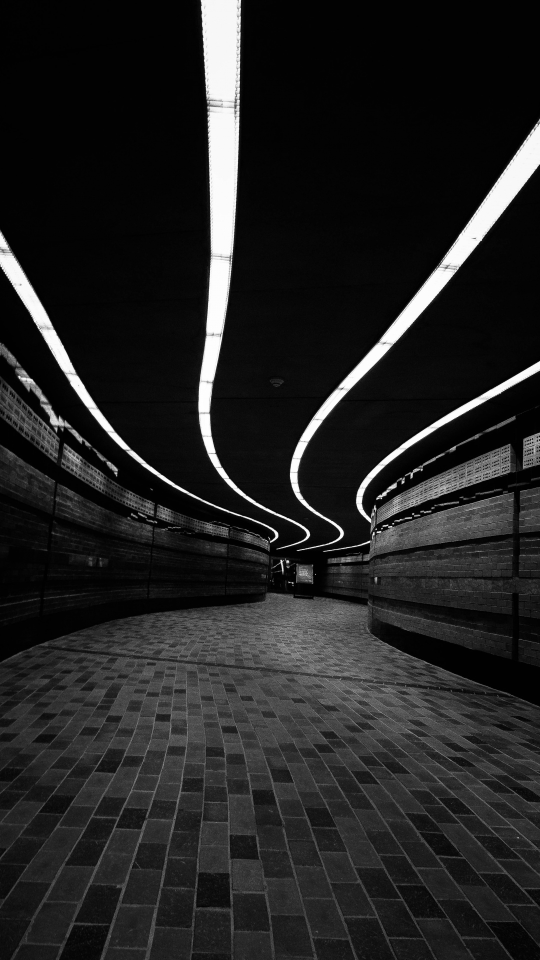
//> input picture lab2/samples/pic1.jpg, 1080 x 1920 px (shown at 1/2 size); its folder holds only this picture in this run
$ ./main   (built with g++ and OpenCV 4)
//> lines starting //> are read from the running program, lines starting //| are printed output that depends on the picture; after the words box and inside, x2 and y2 are one past the last pixel; in counts of white or black regions, pixels touching at a corner belong together
// lab2_full.cpp — Pointwise ops + Linear Contrast + Equalization (RGB & HSV/HLS) + nice histograms
#include <opencv2/opencv.hpp>
#include <filesystem>
#include <algorithm>
#include <vector>
#include <string>
#include <cmath>
#include <iostream>

namespace fs = std::filesystem;
using namespace cv;
using std::string;
using std::vector;

enum class Mode {
    ORIGINAL = 0,
    LC_HSV_V,
    LC_RGB,
    EQ_GRAY,
    EQ_RGB,
    EQ_HSV_V,
    EQ_HLS_L,
    NEGATIVE,
    ADD_BIAS,
    MULTIPLY_ALPHA,
    GAMMA,
    LOGARITHM
};

struct UIState {
    int mode = static_cast<int>(Mode::ORIGINAL);

    int use_clip  = 1;
    int clip_x10  = 10;  // 0..200 → 0..20.0 (%)

    // поэлементные
    int bias_shifted = 128;    // 0..256 -> bias = raw-128
    int alpha_x100   = 100;    // 10..300 -> 0.10..3.00
    int gamma_x100   = 100;    // 10..300 -> 0.10..3.00
    int log_c_x100   = 100;    // 1..500  -> 0.01..5.00

    // прочее
    int show_hist    = 1;
};

static bool endsWithAny(const string& s, std::initializer_list<string> exts){
    string low=s; std::transform(low.begin(),low.end(),low.begin(),::tolower);
    for (auto& e: exts) if (low.size()>=e.size() && low.rfind(e)==low.size()-e.size()) return true;
    return false;
}
static vector<string> collectImages(const string& arg){
//> called with arg = "samples"
    vector<string> files; if (arg.empty()) return files;
    fs::path p(arg); if (!fs::exists(p)) return files;
    if (fs::is_directory(p)){
        for (auto& de: fs::directory_iterator(p)){
            if (!de.is_regular_file()) continue;
            string f=de.path().string();
            if (endsWithAny(f,{".jpg",".jpeg",".png",".bmp",".tif",".tiff"})) files.push_back(f);
        }
        std::sort(files.begin(), files.end());
    } else if (endsWithAny(arg,{".jpg",".jpeg",".png",".bmp",".tif",".tiff"})) {
        files.push_back(arg);
    }
    return files;
}
static void ensureDir(const fs::path& p){ if(!fs::exists(p)) fs::create_directories(p); }

static void drawAxes(Mat& img, int left, int right, int bottom, int top){
    line(img, Point(left, bottom), Point(right, bottom), Scalar(150,150,150), 1, LINE_AA);
    line(img, Point(left, bottom), Point(left,  top),    Scalar(150,150,150), 1, LINE_AA);
    for (int x=0; x<=256; x+=64){
        int px = left + (int)std::round(x*(right-left)/256.0);
        line(img, Point(px, bottom), Point(px, top), Scalar(60,60,60), 1, LINE_AA);
    }
    for (int i=1;i<=4;i++){
        int py = bottom - (int)std::round(i*(bottom-top)/4.0);
        line(img, Point(left, py), Point(right, py), Scalar(60,60,60), 1, LINE_AA);
    }
}

// [30 lines left out: function drawHistGrayNice, not called in this run]

static Mat drawHistBGRNice(const Mat& bgr, int W=640, int H=360){
    CV_Assert(bgr.type()==CV_8UC3);
    vector<int> hb(256,0), hg(256,0), hr(256,0);
    for(int y=0;y<bgr.rows;++y){
        const Vec3b* r=bgr.ptr<Vec3b>(y);
        for(int x=0;x<bgr.cols;++x){
            hb[r[x][0]]++; hg[r[x][1]]++; hr[r[x][2]]++;
        }
    }
    int maxv=std::max({*std::max_element(hb.begin(),hb.end()),
                       *std::max_element(hg.begin(),hg.end()),
                       *std::max_element(hr.begin(),hr.end())});
    if(maxv<=0) maxv=1;

    Mat img(H,W,CV_8UC3,Scalar(30,30,30));
    int left=50, right=W-20, bottom=H-40, top=30;
    drawAxes(img,left,right,bottom,top);

    auto plot=[&](const vector<int>& h, Scalar col){
        Point prev(left,bottom);
        for(int i=0;i<256;++i){
            double y=h[i]/(double)maxv;
            int px = left + (int)std::round(i*(right-left)/256.0);
            int py = bottom - (int)std::round(y*(bottom-top));
            Point cur(px,py);
            if (i>0) line(img, prev, cur, col, 2, LINE_AA);
            prev=cur;
        }
    };
    plot(hb, Scalar(255,140,140)); // B
    plot(hg, Scalar(140,255,140)); // G
    plot(hr, Scalar(140,140,255)); // R
    putText(img, "BGR histograms", Point(left, top-8), FONT_HERSHEY_SIMPLEX, 0.6, Scalar(230,230,230), 2, LINE_AA);
    return img;
}

// [57 lines left out: functions stretchGray_inplace, linearContrastHSV_V, linearContrastRGB, equalizeGrayBGR, equalizeRGB, equalizeHSV_V and 1 more, not called in this run]

static Mat opNegative(const Mat& src){ Mat out; bitwise_not(src,out); return out; }
static Mat opAddBias(const Mat& src, int bias){ Mat out; src.convertTo(out, CV_8U, 1.0, bias); return out; }
static Mat opMulAlpha(const Mat& src, double a){ Mat out; src.convertTo(out, CV_8U, a, 0.0); return out; }
// [18 lines left out: functions opGamma, opLog, not called in this run]

static Mat applyMode(const Mat& inputBGR, const UIState& st){
    double clipPercent = (st.use_clip? std::clamp(st.clip_x10,0,200)/10.0 : 0.0);

    switch ((Mode)st.mode){
        case Mode::ORIGINAL:   return inputBGR;
        case Mode::LC_HSV_V:   return linearContrastHSV_V(inputBGR, clipPercent);
        case Mode::LC_RGB:     return linearContrastRGB(inputBGR, clipPercent);
        case Mode::EQ_GRAY:    return equalizeGrayBGR(inputBGR);
        case Mode::EQ_RGB:     return equalizeRGB(inputBGR);
        case Mode::EQ_HSV_V:   return equalizeHSV_V(inputBGR);
        case Mode::EQ_HLS_L:   return equalizeHLS_L(inputBGR);
        case Mode::NEGATIVE:   return opNegative(inputBGR);
        case Mode::ADD_BIAS:   return opAddBias(inputBGR, st.bias_shifted - 128);
        case Mode::MULTIPLY_ALPHA:
            return opMulAlpha(inputBGR, std::clamp(st.alpha_x100,10,300)/100.0);
        case Mode::GAMMA:
            return opGamma(inputBGR,  std::clamp(st.gamma_x100,10,300)/100.0);
        case Mode::LOGARITHM:
            return opLog(inputBGR,    std::clamp(st.log_c_x100,1,500)/100.0);
    }
    return inputBGR;
}

static string modeName(Mode m){
    switch(m){
        case Mode::ORIGINAL:  return "Original";
        case Mode::LC_HSV_V:  return "Linear Contrast (HSV-V)";
        case Mode::LC_RGB:    return "Linear Contrast (RGB per-channel)";
        case Mode::EQ_GRAY:   return "Equalize (Gray)";
        case Mode::EQ_RGB:    return "Equalize (RGB)";
        case Mode::EQ_HSV_V:  return "Equalize (HSV-V)";
        case Mode::EQ_HLS_L:  return "Equalize (HLS-L)";
        case Mode::NEGATIVE:  return "Negative";
        case Mode::ADD_BIAS:  return "Add/Sub (bias)";
        case Mode::MULTIPLY_ALPHA: return "Multiply alpha";
        case Mode::GAMMA:     return "Gamma";
        case Mode::LOGARITHM: return "Log";
    } return "?";
}

int main(int argc, char** argv){
    string arg = (argc>1)? argv[1] : "";
    auto files = collectImages(arg.empty()? "samples" : arg);
    if (files.empty()){
        std::cerr << "Нет изображений. Передай путь к файлу/папке (jpg/png/bmp).\n";
        return 1;
    }

    UIState st;
    const string WIN = "Lab2: Point Ops + Linear Contrast + Equalization";
    namedWindow(WIN, WINDOW_NORMAL); resizeWindow(WIN, 1220, 760);

    createTrackbar("Mode (0..11)", WIN, &st.mode, 11);

    // линейный контраст
    createTrackbar("LC: use clip% (0/1)", WIN, &st.use_clip, 1);
    createTrackbar("LC: clip% x10 (0..200)", WIN, &st.clip_x10, 200);

    // поэлементные
    createTrackbar("Bias [-128..128]", WIN, &st.bias_shifted, 256);
    setTrackbarPos("Bias [-128..128]", WIN, st.bias_shifted);
    createTrackbar("Alpha x100 [10..300]", WIN, &st.alpha_x100, 300);
    createTrackbar("Gamma x100 [10..300]", WIN, &st.gamma_x100, 300);
    createTrackbar("Log C x100 [1..500]", WIN, &st.log_c_x100, 500);

    createTrackbar("Show histogram (0/1)", WIN, &st.show_hist, 1);

    int idx=0; fs::path outDir="output"; ensureDir(outDir);

    for(;;){
        Mat src = imread(files[idx], IMREAD_COLOR);
//> src is the input picture: 1920 rows x 1080 cols, CV_8UC3; min 0, max 255, mean 34.5
        if (src.empty()){ std::cerr<<"Не открыть: "<<files[idx]<<"\n"; break; }

        Mat res = applyMode(src, st);
//> in applyMode, `double clipPercent = (st.use_clip? std::clamp(st.clip_x10,0,200)/10.0 ..`: clipPercent = 1

        Mat vis; hconcat(src, res, vis);
//> after `hconcat(src, res, vis)`:
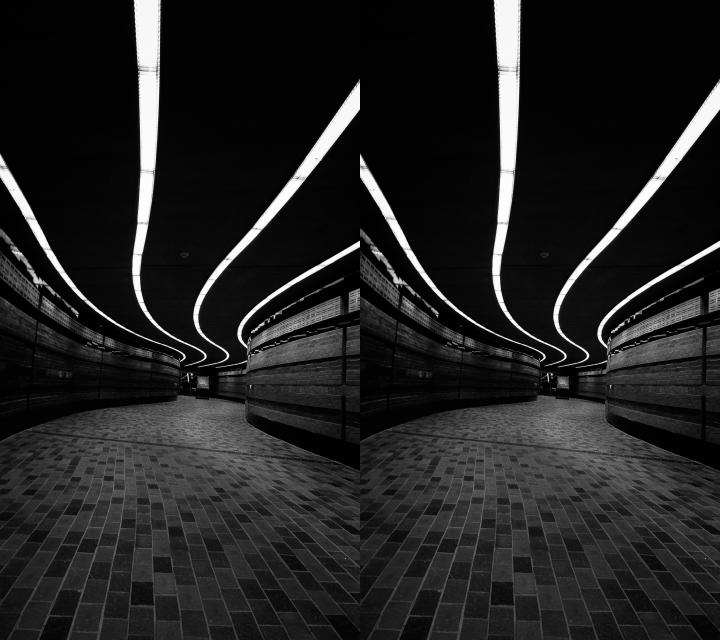
//> vis: 1920 rows x 2160 cols, CV_8UC3 (shown at 1/3 size); min 0, max 255, mean 34.5
        string status = "Image: " + fs::path(files[idx]).filename().string()
                      + " | Mode: " + modeName((Mode)st.mode)
                      + " | Keys: TAB-next, H-hist, S-save, \u2190/\u2192 switch, ESC-exit";
        imshow(WIN, vis); displayStatusBar(WIN, status, 0);

        if (st.show_hist){
            Mat hist = drawHistBGRNice(res);
//> after the loop in drawHistBGRNice, `for(int y=0;y<bgr.rows;++y)`: hb = 256 values, max 336248 at index 2, min 143 at index 188, mean 8100; hg has the same summary as hb; hr has the same summary as hb
//> in drawHistBGRNice, `int maxv=std::max({*std::max_element(hb.begin(),hb.end()), *std::max_e..`: maxv = 336248
//> in drawAxes, `line(img, Point(left, bottom), Point(right, bottom), Scalar(150,150,15..`:
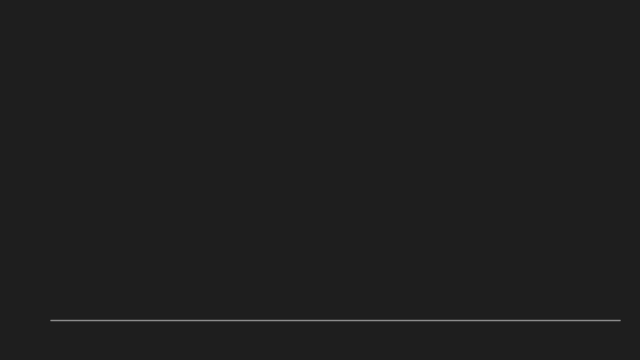
//> img: 360 rows x 640 cols, CV_8UC3; min 30, max 139, mean 30.4
//> in drawAxes, `line(img, Point(left, bottom), Point(left,  top),    Scalar(150,150,15..`:
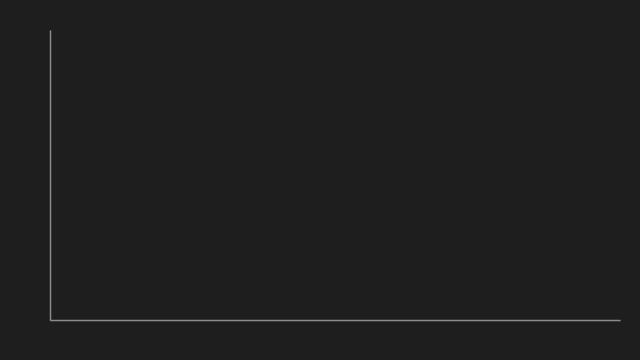
//> img: 360 rows x 640 cols, CV_8UC3; 0.38% of pixels changed, all inside (x1, y1, x2, y2) = (49, 30, 52, 321)
//> after the loop in drawAxes, `for (int x=0; x<=256; x+=64)`:
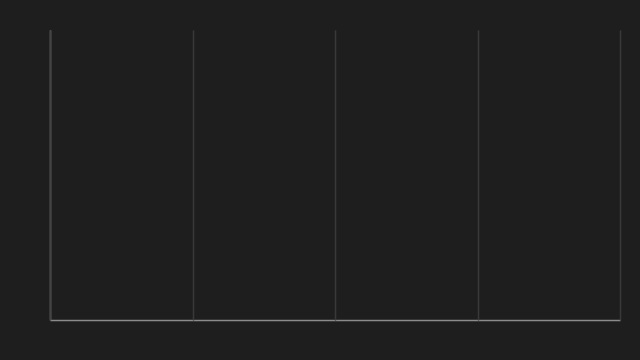
//> img: 360 rows x 640 cols, CV_8UC3; 1.77% of pixels changed, all inside (x1, y1, x2, y2) = (49, 30, 622, 321)
//> after the loop in drawAxes, `for (int i=1;i<=4;i++)`: img: 360 rows x 640 cols, CV_8UC3; 2.96% of pixels changed, all inside (x1, y1, x2, y2) = (50, 29, 621, 249)
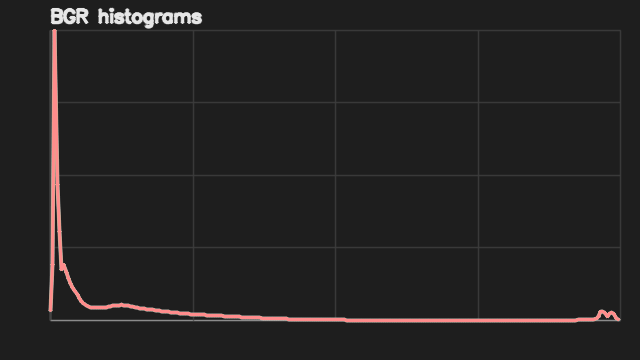
//> hist: 360 rows x 640 cols, CV_8UC3; mean B, G, R 34.2, 34.3, 35.9
            imshow("Histogram (result)", hist);
        } else {
            destroyWindow("Histogram (result)");
        }

        int key = waitKey(30);
//> the 'q' key is pressed
        if (key==27 || key=='q' || key=='Q') break;
        if (key=='\t'){ st.mode = (st.mode+1)%12; }
        if (key=='h' || key=='H'){ st.show_hist = !st.show_hist; }
        if (key=='s' || key=='S'){
            fs::path p = outDir/(fs::path(files[idx]).stem().string()+"_"+modeName((Mode)st.mode)+".png");
            imwrite(p.string(), res);
            std::cout<<"Saved: "<<p<<"\n";
        }
        if (key==81 || key=='a'){ idx = (idx - 1 + (int)files.size()) % (int)files.size(); }
        if (key==83 || key=='d'){ idx = (idx + 1) % (int)files.size(); }
    }
    destroyAllWindows();
    return 0;
}

$ run again, on lab2/samples/pic5.jpg
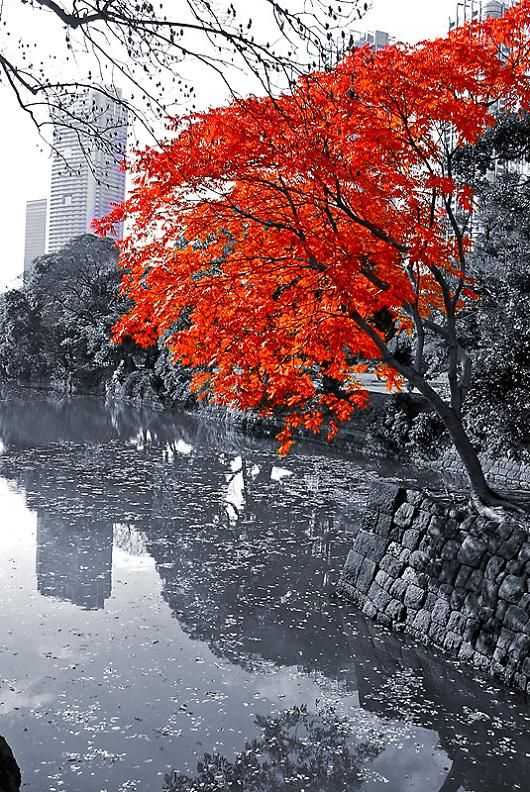
//> input picture lab2/samples/pic5.jpg, 530 x 792 px
//> src is the input picture: 792 rows x 530 cols, CV_8UC3; mean B, G, R 110.3, 106.3, 130
//> clipPercent = 1
//> `hconcat(src, res, vis)`:
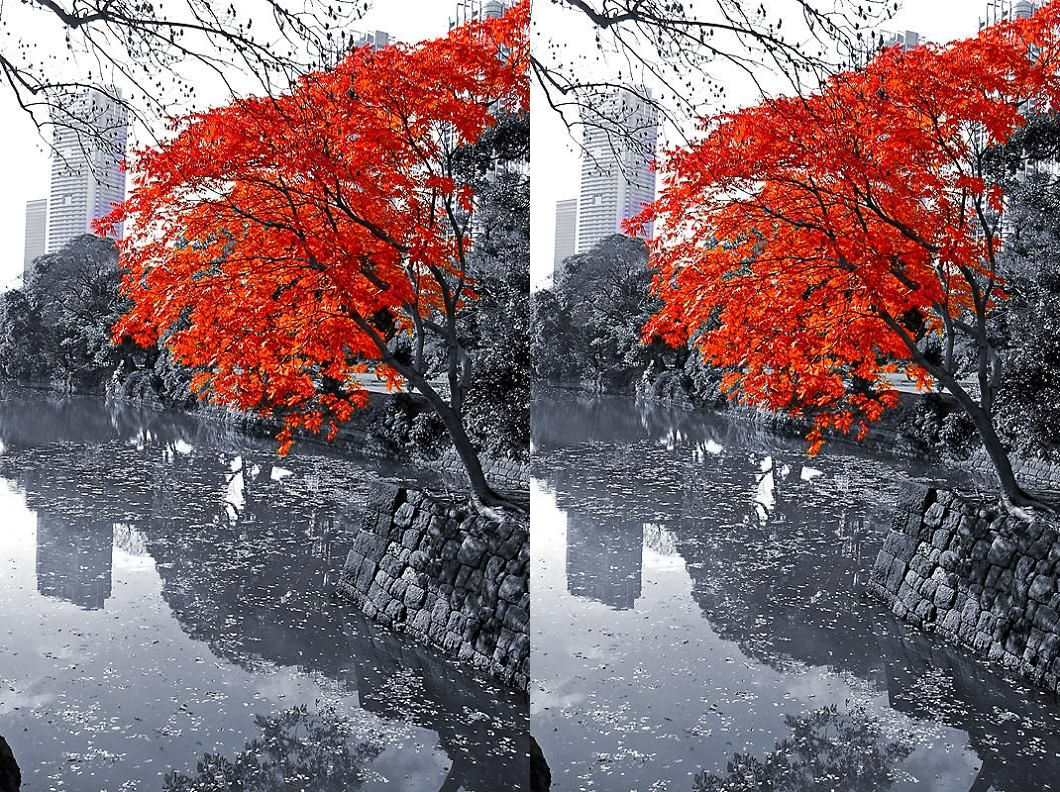
//> vis: 792 rows x 1060 cols, CV_8UC3; mean B, G, R 110.3, 106.3, 130
//> after the loop in drawHistBGRNice, `for(int y=0;y<bgr.rows;++y)`: hb = 256 values, max 24168 at index 255, min 503 at index 225, mean 1639.7; hg = 256 values, max 21209 at index 255, min 465 at index 224, mean 1639.7; hr = 256 values, max 25395 at index 255, min 737 at index 1, mean 1639.7
//> maxv = 25395
//> `Mat hist = drawHistBGRNice(res);`:
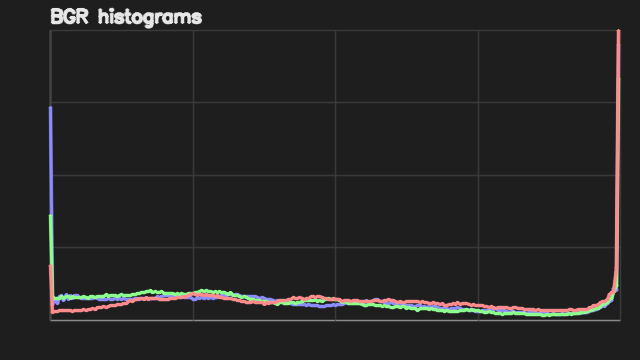
//> hist: 360 rows x 640 cols, CV_8UC3; mean B, G, R 36.1, 36.5, 37

$ run again, on lab2/samples/pic2.jpg
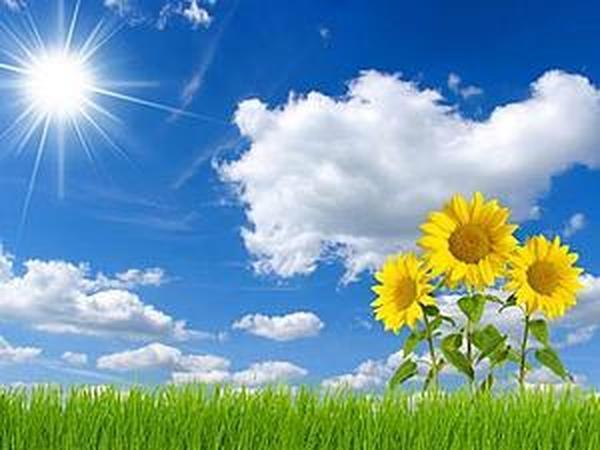
//> input picture lab2/samples/pic2.jpg, 600 x 450 px
//> src is the input picture: 450 rows x 600 cols, CV_8UC3; mean B, G, R 167.7, 155.5, 115.1
//> clipPercent = 1
//> `hconcat(src, res, vis)`:
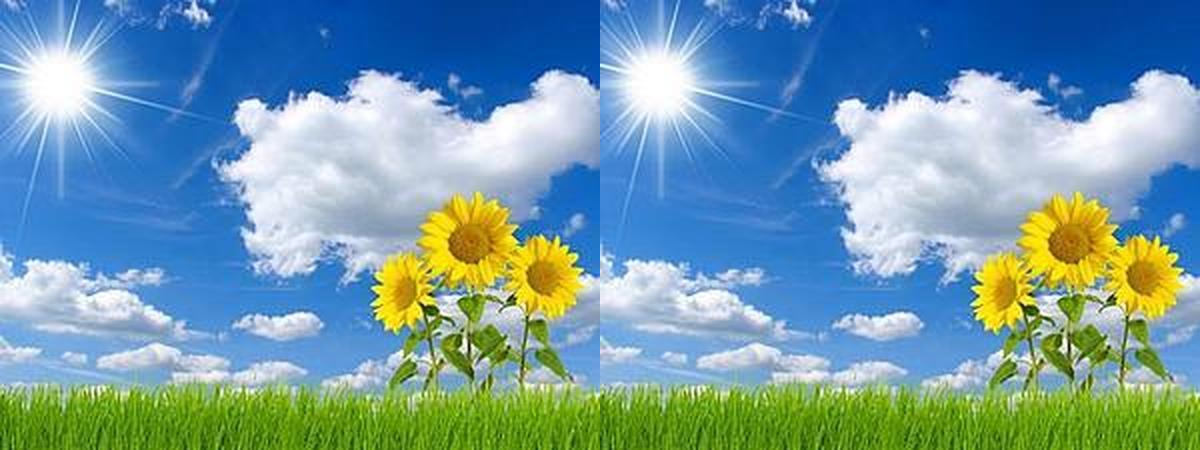
//> vis: 450 rows x 1200 cols, CV_8UC3; mean B, G, R 167.7, 155.5, 115.1
//> after the loop in drawHistBGRNice, `for(int y=0;y<bgr.rows;++y)`: hb = 256 values, max 5938 at index 255, min 126 at index 99, mean 1054.7; hg = 256 values, max 3042 at index 132, min 0 at index 0, mean 1054.7; hr = 256 values, max 5601 at index 0, min 574 at index 247, mean 1054.7
//> maxv = 5938
//> `Mat hist = drawHistBGRNice(res);`:
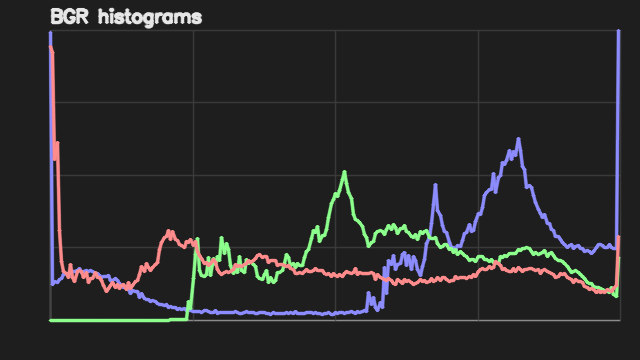
//> hist: 360 rows x 640 cols, CV_8UC3; mean B, G, R 40.8, 40, 40.2

$ run again, on lab2/samples/pic3.jpg
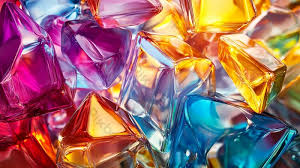
//> input picture lab2/samples/pic3.jpg, 300 x 168 px
//> src is the input picture: 168 rows x 300 cols, CV_8UC3; mean B, G, R 107.3, 108, 155.2
//> clipPercent = 1
//> `hconcat(src, res, vis)`:
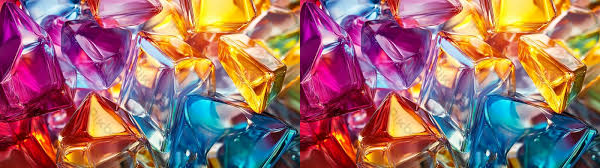
//> vis: 168 rows x 600 cols, CV_8UC3; mean B, G, R 107.3, 108, 155.2
//> after the loop in drawHistBGRNice, `for(int y=0;y<bgr.rows;++y)`: hb = 256 values, max 1753 at index 0, min 22 at index 252, mean 196.9; hg = 256 values, max 2228 at index 0, min 29 at index 254, mean 196.9; hr = 256 values, max 2642 at index 255, min 43 at index 41, mean 196.9
//> maxv = 2642
//> `Mat hist = drawHistBGRNice(res);`:
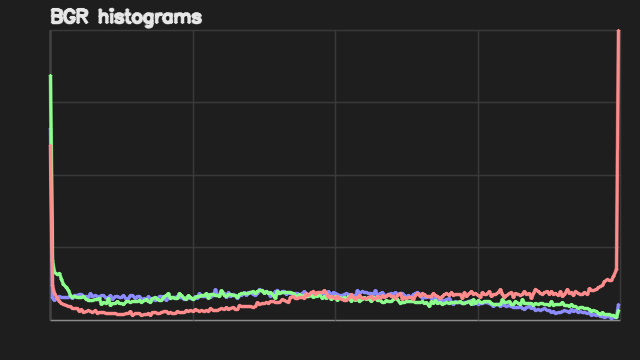
//> hist: 360 rows x 640 cols, CV_8UC3; mean B, G, R 36.7, 37.3, 37.9
